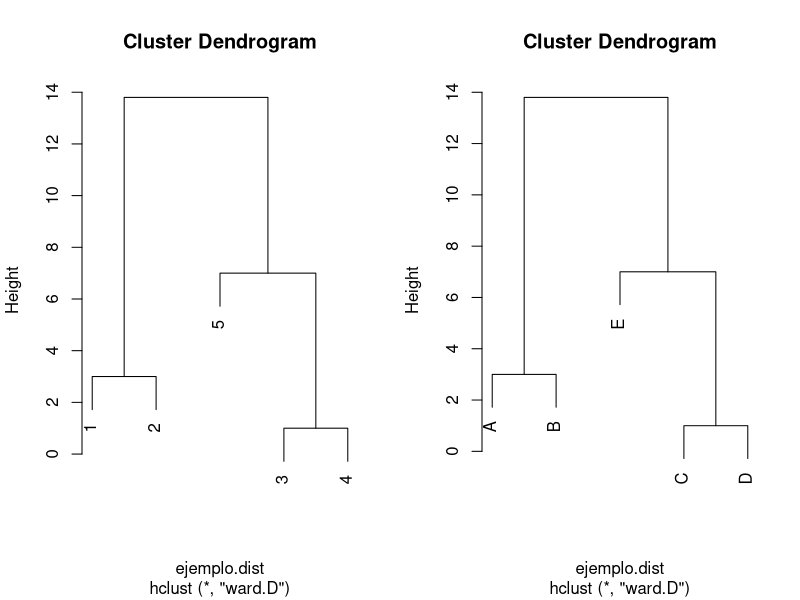
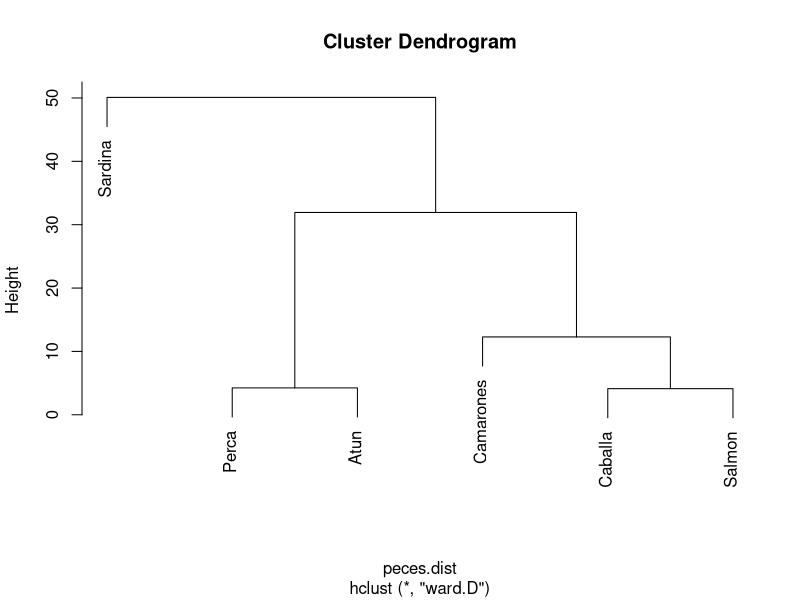
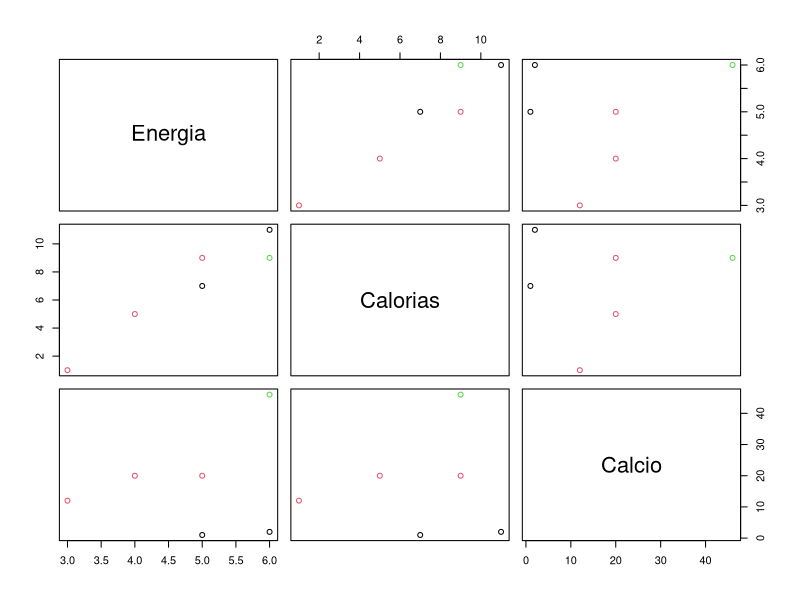
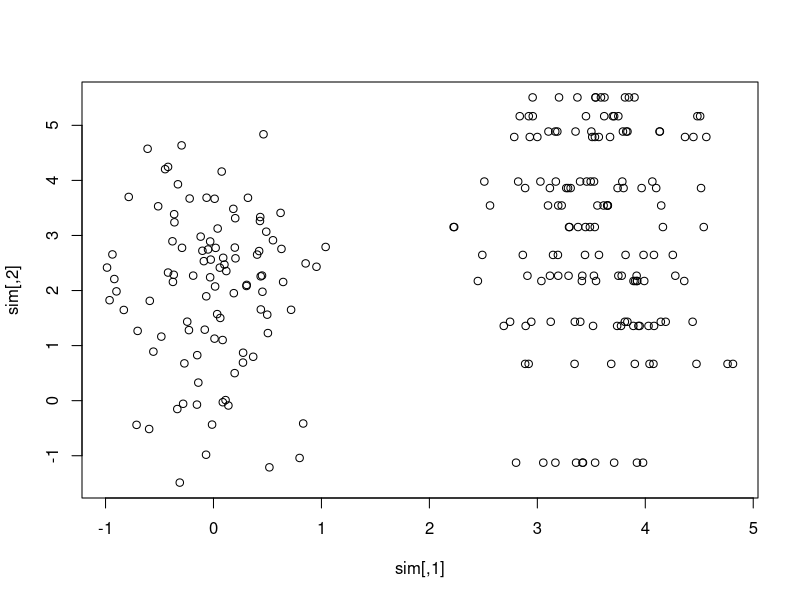
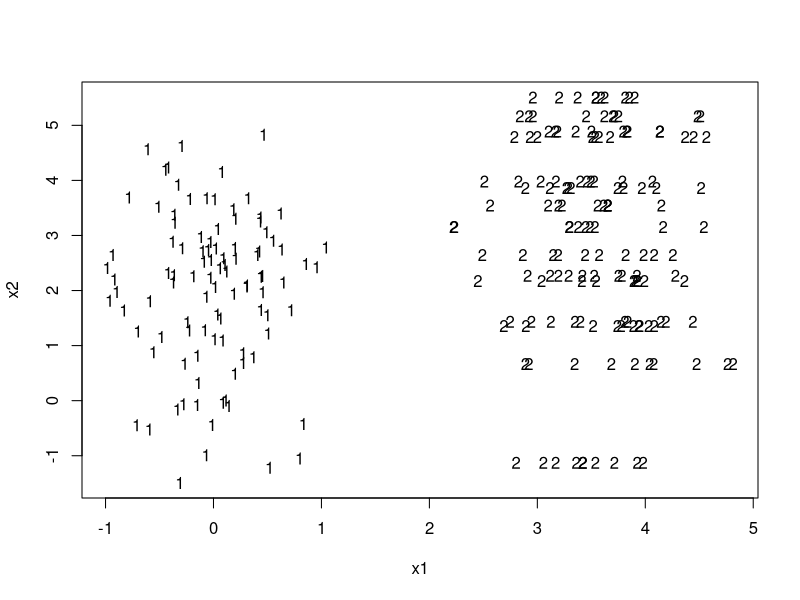
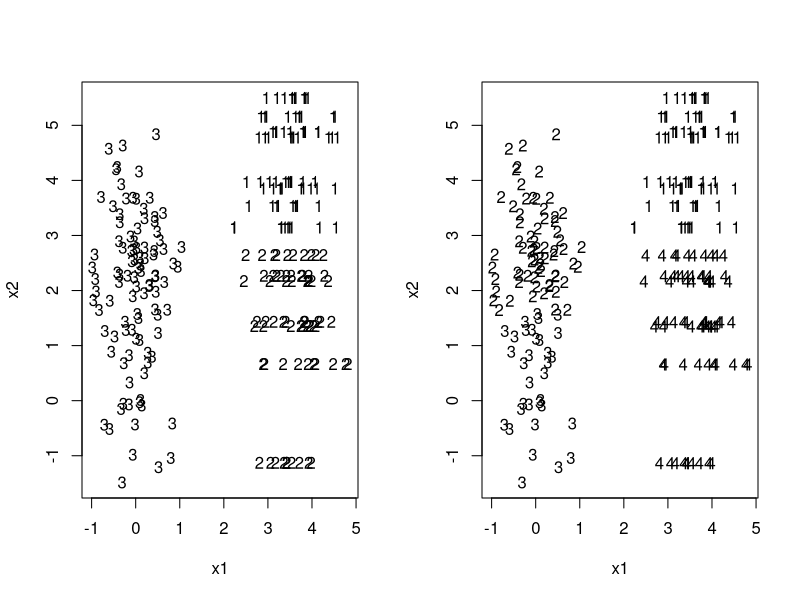
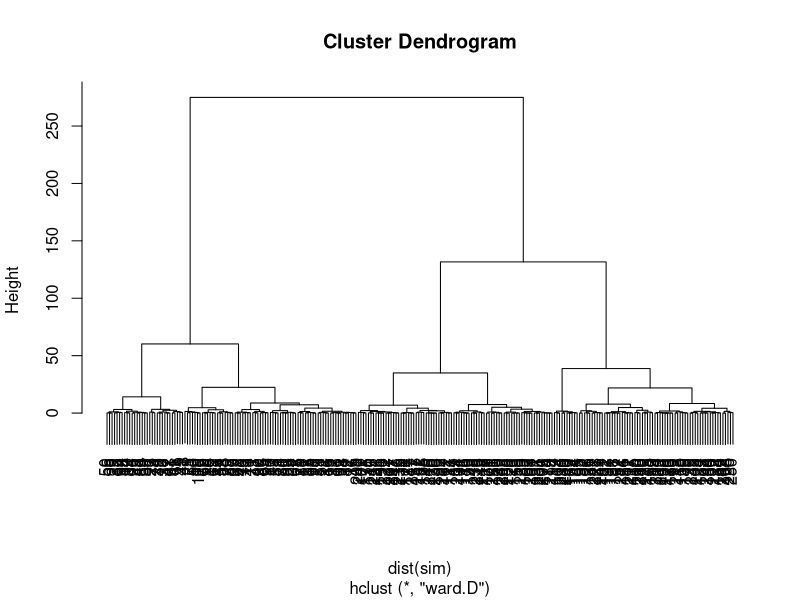
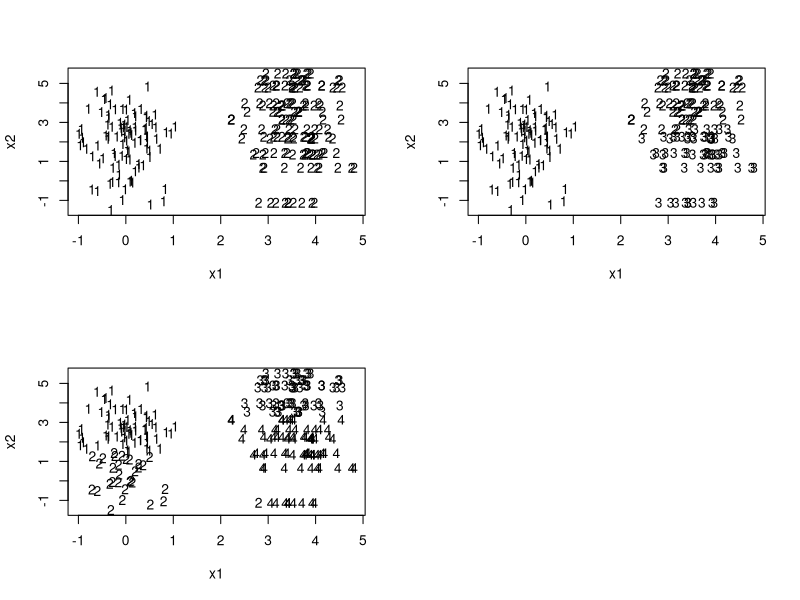

The R script that drew these images, in order: (Note: this script raises an error after producing the figures.)
#clasificación jerárquica

ejemplo<-c(2,5,9,10,15)
ejemplo
ejemplo.dist<-dist(ejemplo)
ejemplo.dist
ejemplo.hclust<-hclust(ejemplo.dist, method="ward")
ejemplo.hclust
par(mfrow=c(1,2))
plot(ejemplo.hclust)
labels<-c("A", "B", "C", "D", "E")
ejemplo.hclust$labels<-labels
plot(ejemplo.hclust)
par(mfrow=c(1,1))

#Partición con kmeans

peces<-read.csv("peces.csv", row.names=1, header=T)
peces
peces.dist<-dist(peces)
peces.dist

#############
peces.hclust<-hclust(peces.dist, method="ward")
par(mfrow=c(1,1))
plot(peces.hclust)
par(mfrow=c(1,1))

peces.kmeans<-kmeans(peces, 3, trace=T)
?kmeans
names(peces.kmeans)
peces.kmeans$centers
peces.kmeans$cluster
peces.kmeans$iter

plot(peces[1:3], col=peces.kmeans$cluster)
points(peces[1:3])
points(peces.kmeans$centers, col=1:3, pch=8,cex=2)

#datos simulados
sim<-rbind(cbind(rnorm(100,0,0.5), rnorm(100,2,1.5)), 
           cbind(rnorm(150,3.5,0.5), rnorm(15,4,2.5)))
head(sim)
par(mfrow=c(1,1))
plot(sim)


#Partición de lal muestra con kmeans
#library(MASS)
sim.kmeans<-kmeans(sim, 2)
#eqscplot(sim, type="n", xlab="x1", ylab="x2")
plot(sim, type="n", xlab="x1", ylab="x2")
text(sim, labels=sim.kmeans$cluster)
par(mfrow=c(1,1))

par(mfrow=c(1,2))
sim.kmeans3<-kmeans(sim, 3)
plot(sim, type="n", xlab="x1", ylab="x2")
text(sim, labels=sim.kmeans3$cluster)

sim.kmeans4<-kmeans(sim, 4)
plot(sim, type="n", xlab="x1", ylab="x2")
text(sim, labels=sim.kmeans4$cluster)
par(mfrow=c(1,1))

#ahora utilizaremos los centros para partir el mercado

sim.hclust<-hclust(dist(sim), method = "ward")
plot(sim.hclust)
centros.h<-tapply(sim, list(rep(cutree(sim.hclust, 2),ncol(sim)), col(sim)),mean)
centros.h
sim.kmeans.centros<-kmeans(sim, centros.h)

centros.h3<-tapply(sim, list(rep(cutree(sim.hclust, 3), ncol(sim)), col(sim)), mean)
centros.h3 
sim.kmeans.centros3<-kmeans(sim, centros.h3)
centros.h4<-tapply(sim, list(rep(cutree(sim.hclust, 4), ncol(sim)), col(sim)), mean)
centros.h4
sim.kmeans.centros4<-kmeans(sim, centros.h4)
table(sim.kmeans$cluster, sim.kmeans.centros$cluster)
table(sim.kmeans3$cluster, sim.kmeans.centros3$cluster)
table(sim.kmeans4$cluster, sim.kmeans.centros4$cluster)

#repetimos el análisis con el paquete cluster

library(cluster)
sim.clara<-clara(sim, 2)
sim.clara3<-clara(sim, 3)
sim.clara4<-clara(sim, 4)
par(mfrow=c(2,2))
plot(sim, type="n", xlab="x1", ylab="x2")
text(sim, labels=sim.clara$clustering)
plot(sim, type="n", xlab="x1", ylab="x2")
text(sim, labels=sim.clara3$clustering)
plot(sim, type="n", xlab="x1", ylab="x2")
text(sim, labels=sim.clara4$clustering)
par(mfrow=c(1,1))
#Alternativa para visualizar el resultado
par(mfrow=c(2,2))
clusplot(sim.clara, color=TRUE, shade=TRUE, labels=2, lines=0)
#plot(sim.clara)
clusplot(sim.clara3, color=TRUE, shade=TRUE,labels=2, lines=0)
#plot(sim.clara3)
clusplot(sim.clara4, color=TRUE, shade=TRUE,labels=2, lines=0)
par(mfrow=c(1,1))
#plot(sim.clara4)

#Comparamos los resultados

table(clara=sim.clara$clustering, kmeans=sim.kmeans.centros$cluster)
table(clara=sim.clara3$clustering, kmeans=sim.kmeans.centros3$cluster)
table(clara=sim.clara4$clustering, Kmeans=sim.kmeans.centros4$cluster)

#Model Based clustering

library(mclust)
sim.Mclust <- Mclust(sim)
summary(sim.Mclust)
summary(sim.Mclust, parameters=TRUE)
names(sim.Mclust)
plot(sim.Mclust)
sim.Mclust$BIC

#Ejemplos con arrestos

mydata = USArrests
mydata<- na.omit(mydata) # listwise deletion of missing
mydata.orig = mydata #save original data copy
mydata <- scale(mydata) # standardize variables

d <- dist(mydata, method = "euclidean") # distance matrix
fit<- hclust(d, method="ward")

plot(fit) # display dendogram
k1 = 2 
# eyeball the no. of clusters
# cut tree into k1 clusters
groups = cutree(fit, k=k1)
rect.hclust(fit, k=2, border="red")

# Determina el número de segmentos
#Calcula la variación dentro de los segmentos
wss<- (nrow(mydata)-1)*sum(apply(mydata,2,var))
#Calcula la variación dentro de los segmentos para 14 particiones, 
#de 2 hasta 15
for (i in 2:15) wss[i] <- sum(kmeans(mydata,centers=i) $withinss) 
plot(1:15, wss, type="b", xlab="Número de segmentos", ylab="wss")
# Busca un 'codo' en la distribución de la wss
# Ese 'codo' nos indicará el número adecuado de segmentos a formar, en este caso
k1=2

fit <- kmeans(mydata, k1) # k1 es el número de segmentos a formar
fit$centers 
#Obtenemos los centros
aggregate(mydata.orig,by=list(fit$cluster),FUN=mean)
# Añadimos el resultado de la partición a la base de datos
mydata0<- data.frame(mydata.orig, fit$cluster)
# Mostramso el resultado
library(cluster)
clusplot(mydata0, fit$cluster, color=TRUE, shade=TRUE,labels=2,
         lines=0)
##Componentes principales
# Examinando la correlación entre los delitos cometidos en las ciudades de los EEUU
cor(mydata)

# Principal Components Analysis
# from the correlation matrix
#fit.princomp<- princomp(mydata, cor=TRUE)
fit.prcomp <-prcomp(mydata, scale=T, retx=T)
summary(fit.prcomp)

# print variance accounted for
# pc loadings
#loadings(fit.princomp) 
fit.prcomp$rotation

# scree plot
par(mfrow=c(1,2))
plot(fit.prcomp,type="lines") 
biplot(fit.prcomp)
par(mfrow=c(1,1))

head(fit.prcomp$x[, c(1,2)])
tail(fit.prcomp$x[, c(1,2)])
cor(fit.prcomp$x[, c(1,2)])
cor(scale(mydata), fit.prcomp$x[, c(1,2)])

library(psych)
library(GPArotation)
fit.principal<- principal(mydata, nfactors=2, rotate="varimax")
fit.principal 

#Model bases clustering

library(mclust)
fit.Mclust<- Mclust(mydata)
fit.Mclust 
names(fit.Mclust)
# view solution summary
fit.Mclust$BIC 
# lookup all the options attempted
classif <- fit.Mclust$classification 
# classifiation vector
mydata1 <- cbind(mydata.orig, classif) 
# append to dataset
# draw dendrogram with red borders around the k1 clusters
mydata1[1:10,] 
#view top 10 rows
table(fit$cluster, classif)

#write.table(mydata1,file.choose()) 
#save output
fit1=cbind(classif)
rownames(fit1)=rownames(mydata)
library(cluster)
clusplot(mydata, fit1, color=TRUE, shade=TRUE,labels=2, lines=0)

cmeans=aggregate(mydata.orig,by=list(classif),FUN=mean); cmeans

############Identificación
getwd()
#Identificación de los individuos que forman los segmentos
#leer fichero pdaBasDes2.txt
pda<-read.table("pda/pdaBasDes2.txt",  header = TRUE)
head(pda)
names(pda)
pda.bases<-pda[,-c(12:24)]
head(pda.bases)
#Hacer la clasificación con las bases originales y las normalizadas
pda.bases.hclust<-hclust(dist(pda.bases), method="ward")
plot(pda.bases.hclust)
#normalizar datos
pda.bases.norm<-scale(pda.bases)
pda.bases.norm.hclust<-hclust(dist(pda.bases.norm), method="ward")
plot(pda.bases.norm.hclust)
centros.pda.bases.norm<-tapply(pda.bases.norm, list(rep(cutree(pda.bases.norm.hclust, 4), ncol(pda.bases.norm)),col(pda.bases.norm)),mean)
options(digits=2)
centros.pda.bases.norm
pda.bases.norm.kmeans4<-kmeans(pda.bases.norm, centros.pda.bases.norm)
names(pda.bases.norm.kmeans4)
pda.bases.norm.kmeans4$size

#La funciokn discriminante
names(pda)
pda.des<-pda[,-c(1:11)]
names(pda.des)
#cargamos el packete MASS que nos ofrece la función disciminante, lda()
library(MASS)
#Como argumentos tenemos que dar las bases de segmentación y la clasificacion que hemos realizado
pda.des.lda<-lda(pda.des, pda.bases.norm.kmeans4$cluster)

summary(pda.des.lda)
pda.des.lda
plot(pda.des.lda, dimen=2)
?lda
lda.arrows <- function(x, myscale = 1, tex = 0.75, choices = c(1,2), ...){
  ## adds `biplot` arrows to an lda using the discriminant function values
  heads <- coef(x)
  arrows(x0 = 0, y0 = 0, 
         x1 = myscale * heads[,choices[1]], 
         y1 = myscale * heads[,choices[2]], ...)
  text(myscale * heads[,choices], labels = row.names(heads), 
       cex = tex)
}
lda.arrows(pda.des.lda)
detach(pda.completo)

#Comprobamos la calidad dela prediccion realizada por la función discriminante

options(digits=4)
pda.des.predict<-predict(pda.des.lda, pda.des)$class
table(segmento=pda.bases.norm.kmeans4$cluster, lda=pda.des.predict)

#para interpretar el significado de las funciones discriminantes
#estimamos su correlación con los descriptores

pda.des.puntos<-predict(pda.des.lda, pda.des)$x
cor(pda.des, pda.des.puntos)
correlaciones<-cor(pda.des, pda.des.puntos)
#Ahora vamos a calcular los valores medios de las variables en los grupos
#Observemos primero los valores medios. Con esta información ya sería suficiente 
#para caracterizar a los grupos. Su representación en el espacio de las funciones 
#discriminante nos permiten visualizar la tabla de medias y ver su asociación con los grupos.
t(pda.des.lda$means)
#Para visualizar los segmentos
#También podemos representar gráficamente los centros de los grupos en el espacio de las funciones discriminantes. 
#Para ello tenemos, primero, la función predict que toma como argumento un objeto de la clase lda y utilizar 
#las funciones discriminantes obtenidas para predecir los valores de un conjunto de valores, 
#concretamente nos interesa conocer la puntuación de las medias en el espacio de las funciones discriminantes.
predict(pda.des.lda, pda.des.lda$means)$x
#Vamos ya podemos representar visualmente la caracterización de los grupos. 
#Para ello utilizamos la función biplot con dos grupos de datos, 
#la puntuación de los centros de los grupos en las funciones discriminantes 
#y la correlación de las variables discriminantes con las funciones discriminantes.

biplot(predict(pda.des.lda, pda.des.lda$means)$x, pda.des.cor)

#Anexo: fichero simulado
